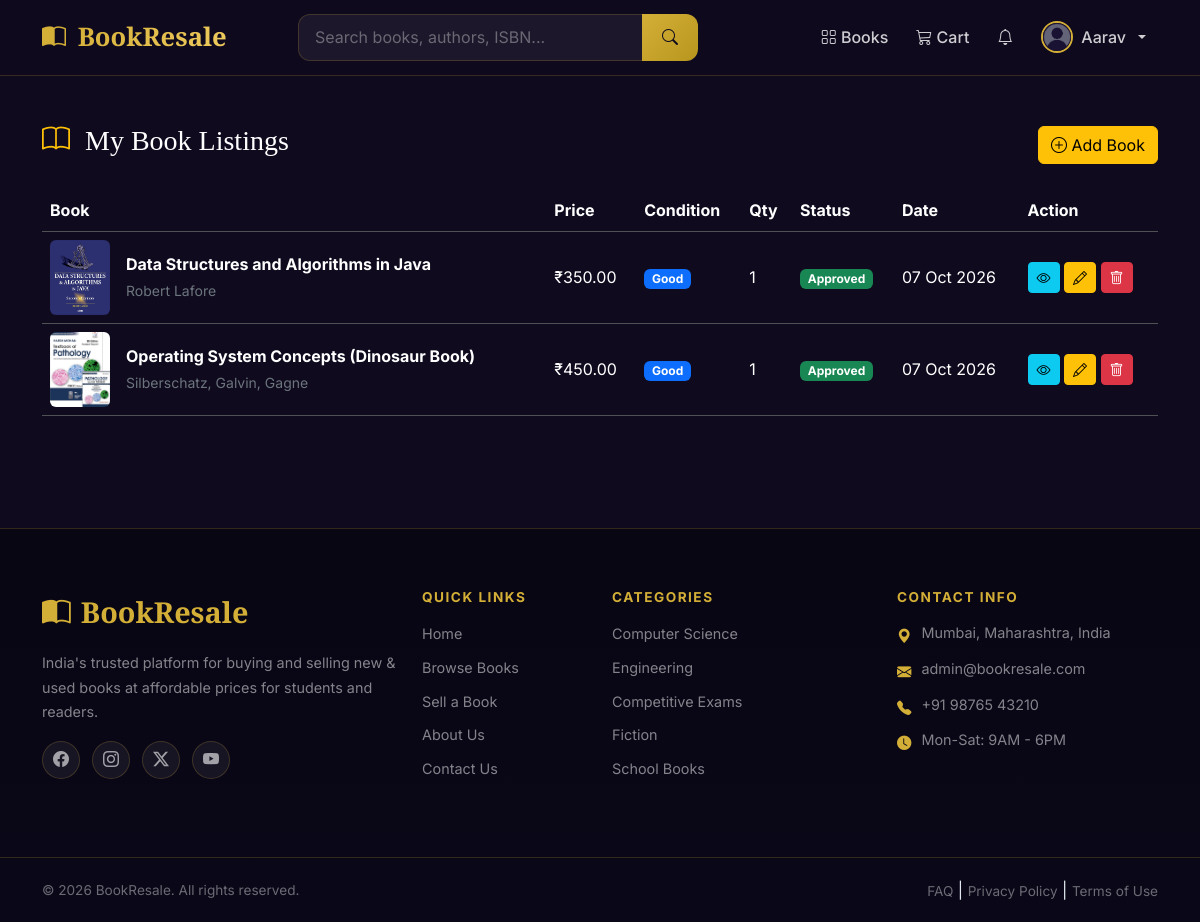
Page /user/mybooks.php (signed in) on the committed database.
### tables this page shows
CREATE TABLE `books` (
  `id`               INT UNSIGNED AUTO_INCREMENT PRIMARY KEY,
  `seller_id`        INT UNSIGNED NOT NULL,
  `category_id`      INT UNSIGNED NOT NULL,
  `title`            VARCHAR(300) NOT NULL,
  `author`           VARCHAR(200) NOT NULL,
  `isbn`             VARCHAR(20) DEFAULT NULL,
  `publisher`        VARCHAR(200) DEFAULT NULL,
  `edition`          VARCHAR(50) DEFAULT NULL,
  `language`         VARCHAR(50) DEFAULT 'English',
  `pages`            SMALLINT UNSIGNED DEFAULT NULL,
  `condition_type`   ENUM('New','Like New','Good','Acceptable','Old') DEFAULT 'Good',
  `description`      TEXT DEFAULT NULL,
  `original_price`   DECIMAL(10,2) DEFAULT 0.00,
  `selling_price`    DECIMAL(10,2) NOT NULL,
  `is_negotiable`    TINYINT(1) DEFAULT 0,
  `quantity`         SMALLINT UNSIGNED DEFAULT 1,
  `views`            INT UNSIGNED DEFAULT 0,
  `status`           ENUM('pending','approved','rejected','sold') DEFAULT 'pending',
  `rejection_reason` TEXT DEFAULT NULL,
  `created_at`       TIMESTAMP DEFAULT CURRENT_TIMESTAMP,
  `updated_at`       TIMESTAMP DEFAULT CURRENT_TIMESTAMP ON UPDATE CURRENT_TIMESTAMP,
  FOREIGN KEY (`seller_id`)   REFERENCES `users`(`id`)       ON DELETE CASCADE,
  FOREIGN KEY (`category_id`) REFERENCES `categories`(`id`)  ON DELETE RESTRICT,
  INDEX idx_status (`status`),
  INDEX idx_category (`category_id`),
  INDEX idx_seller (`seller_id`)
);

### user/mybooks.php (the view, shortened to what this page needs)
<?php
require_once __DIR__ . '/../includes/functions.php';
$userId = (int)$_SESSION['user_id'];
$sql = "
SELECT
    b.*,
    (
        SELECT image_name
        FROM book_images bi
        WHERE bi.book_id = b.id
        LIMIT 1
    ) AS img
FROM books b
WHERE b.seller_id = ?
ORDER BY b.created_at DESC
";
$stmt = $conn->prepare($sql);
$stmt->bind_param("i", $userId);
$stmt->execute();
$result = $stmt->get_result();
$books = $result->fetch_all(MYSQLI_ASSOC);
require_once __DIR__ . '/../includes/header.php';
require_once __DIR__ . '/../includes/navbar.php';
?>
<div class="container py-5">
    <div class="d-flex justify-content-between align-items-center mb-4">
        <h3 class="text-white">
            <i class="bi bi-book me-2 text-warning"></i>
            My Book Listings
        </h3>
        <a href="<?= SITE_URL ?>/seller/add_book.php" class="btn btn-warning">
            <i class="bi bi-plus-circle"></i>
            Add Book
        </a>
    </div>
    <?php if(empty($books)): ?>
        <div class="text-center mt-5">
            <i class="bi bi-journal-x text-warning" style="font-size:70px;"></i>
            <h4 class="text-white mt-3">
                You haven't listed any books yet.
            </h4>
            <a href="<?= SITE_URL ?>/seller/add_book.php" class="btn btn-warning mt-3">
                List Your First Book
            </a>
        </div>
    <?php else: ?>
        <div class="table-responsive">
            <table class="table table-dark table-hover align-middle">
                <thead>
                <tr>
                    <th>Book</th>
                    <th>Price</th>
                    <th>Condition</th>
                    <th>Qty</th>
                    <th>Status</th>
                    <th>Date</th>
                    <th>Action</th>
                </tr>
                </thead>
                <tbody>
                <?php foreach($books as $book): ?>
                    <?php
                    $image = getBookImageUrl($book['img']);
                    ?>
                    <tr>
                        <td>
                            <div class="d-flex align-items-center">
                                <img src="<?= $image ?>"
                                     width="60"
                                     height="75"
                                     class="rounded me-3"
                                     style="object-fit:cover;">
                                <div>
                                    <strong><?= sanitize($book['title']) ?></strong>
                                    <br>
                                    <small class="text-secondary">
                                        <?= sanitize($book['author']) ?>
                                    </small>
                                </div>
                            </div>
                        </td>
                        <td><?= formatPrice($book['selling_price']) ?></td>
                        <td><?= conditionBadge($book['condition_type']) ?></td>
                        <td><?= $book['quantity'] ?></td>
                        <td><?= statusBadge($book['status']) ?></td>
                        <td><?= date("d M Y", strtotime($book['created_at'])) ?></td>
                        <td>
                            <a href="<?= SITE_URL ?>/pages/book_details.php?id=<?= $book['id'] ?>"
                               class="btn btn-info btn-sm">
                                <i class="bi bi-eye"></i>
                            </a>
                            <?php if($book['status'] != 'sold'): ?>
                                <a href="<?= SITE_URL ?>/seller/edit_book.php?id=<?= $book['id'] ?>"
                                   class="btn btn-warning btn-sm">
                                    <i class="bi bi-pencil"></i>
                                </a>
                                <form method="POST"
                                      style="display:inline;"
                                      onsubmit="return confirm('Delete this book?');">
                                    <button class="btn btn-danger btn-sm">
                                        <i class="bi bi-trash"></i>
                                    </button>
                                </form>
                            <?php endif; ?>
                        </td>
                    </tr>
                <?php endforeach; ?>
                </tbody>
            </table>
        </div>
    <?php endif; ?>
</div>
<?php require_once __DIR__ . '/../includes/footer.php'; ?>

### includes/functions.php (shortened to what this page needs)
<?php
function sanitize(string $data): string {
    return htmlspecialchars(trim($data), ENT_QUOTES, 'UTF-8');
}
function formatPrice(float $amount): string {
    return CURRENCY . number_format($amount, 2);
}
function getBookImageUrl(?string $imageName): string {
    if (strpos($imageName, 'books/') === 0 || strpos($imageName, 'profiles/') === 0) {
        return UPLOAD_URL . $imageName;
    }
    return UPLOAD_URL . 'books/' . ltrim($imageName, '/');
}
function conditionBadge(string $cond): string {
    $map = [
        'New'       => 'bg-success',
        'Like New'  => 'bg-info',
        'Good'      => 'bg-primary',
        'Acceptable'=> 'bg-warning text-dark',
        'Old'       => 'bg-secondary',
    ];
    $cls = $map[$cond] ?? 'bg-secondary';
    return "<span class='badge {$cls}'>{$cond}</span>";
}
function statusBadge(string $status): string {
    $map = [
        'pending'   => 'bg-warning text-dark',
        'approved'  => 'bg-success',
        'rejected'  => 'bg-danger',
        'sold'      => 'bg-secondary',
        'confirmed' => 'bg-info',
        'packed'    => 'bg-primary',
        'shipped'   => 'bg-purple',
        'delivered' => 'bg-success',
        'cancelled' => 'bg-danger',
    ];
    $cls = $map[$status] ?? 'bg-secondary';
    return "<span class='badge {$cls}'>" . ucfirst($status) . "</span>";
}

### assets/css/style.css (style rules this page uses)
:root { --primary: #0f0a1e; --primary-light: #1a1233; --secondary: #1e1442; --gold: #d4af37; --gold-light: #f0cc60; --gold-dark: #b8961e; --accent: #7c3aed; --accent-light: #9f63f5; --white: #ffffff; --light: #f8f9ff; --gray: #9ca3af; --gray-light: #f3f4f6; --success: #10b981; --danger: #ef4444; --warning: #f59e0b; --info: #3b82f6; --border: rgba(212, 175, 55, 0.2); --card-bg: rgba(255,255,255,0.04); --glass: rgba(255,255,255,0.08); --shadow: 0 4px 24px rgba(0,0,0,0.3); --shadow-gold: 0 4px 20px rgba(212,175,55,0.25); --transition: all 0.3s cubic-bezier(0.4,0,0.2,1); --radius: 12px; --radius-lg: 20px; --font-body: 'Inter', sans-serif; --font-heading: 'Playfair Display', serif; }
*, *::before, *::after { box-sizing: border-box; margin: 0; padding: 0; }
html { scroll-behavior: smooth; }
body { font-family: var(--font-body); background: #0f0a1e; color: #e2e8f0; min-height: 100vh; overflow-x: hidden; line-height: 1.6; }
h1, h2, h3 { font-family: var(--font-heading); }
a { color: var(--gold); }
.table { color: rgba(255,255,255,0.85); }
.table-dark { --bs-table-bg: transparent; }

### rows in the picture
books: shows a picture, title "Data Structures and Algorithms in Java", author "Robert Lafore", selling_price "₹350.00", condition_type "Good", quantity "1", status "Approved", created_at "07 Oct 2026"
books: shows a picture, title "Operating System Concepts (Dinosaur Book)", author "Silberschatz, Galvin, Gagne", selling_price "₹450.00", condition_type "Good", quantity "1", status "Approved", created_at "07 Oct 2026"

### other values in the picture
SITE_NAME "BookResale"
explode(' ', $_SESSION['user_name'])[0] "Aarav"
